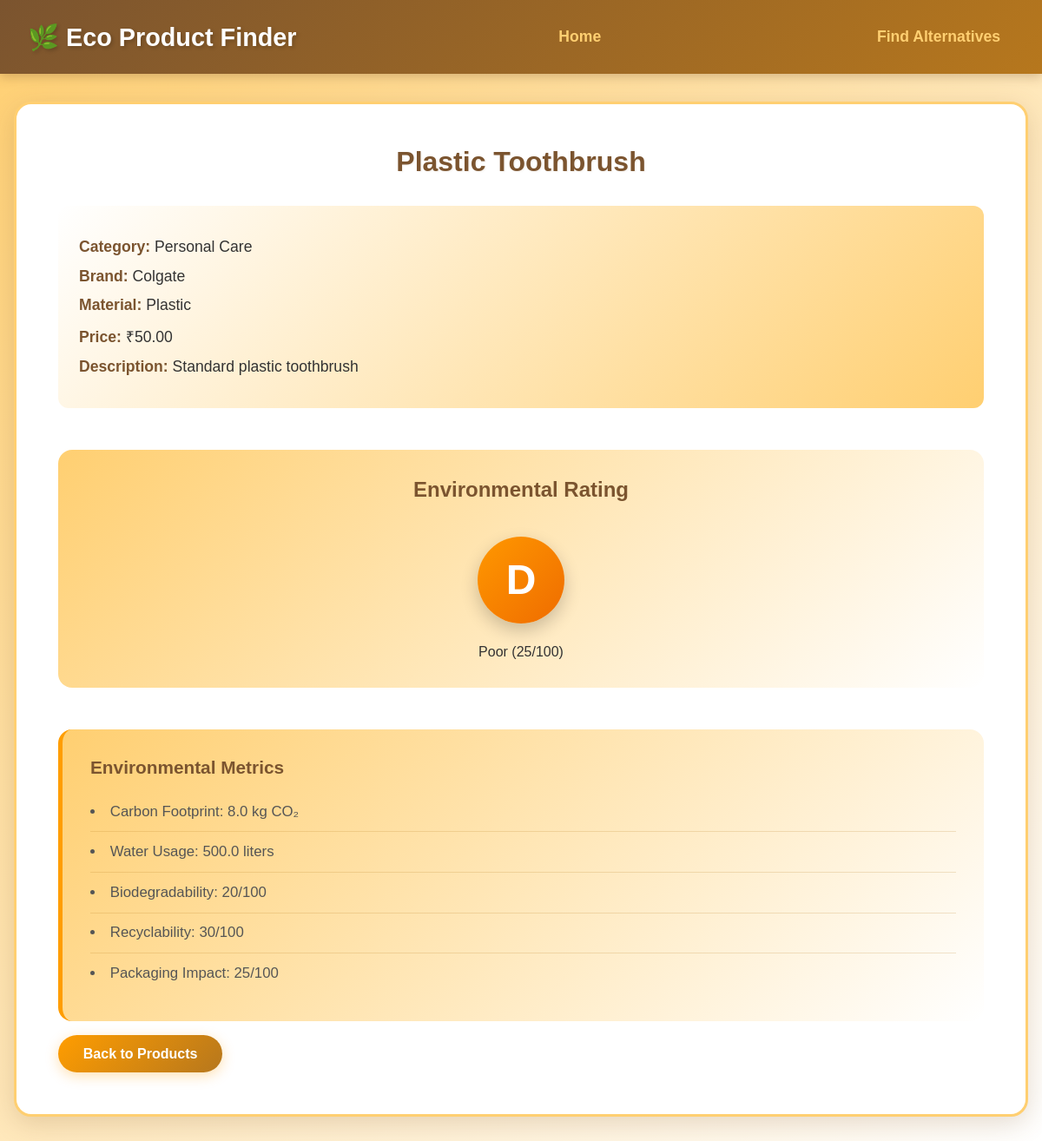
Page /product/1 on the committed database.
### models.py (models this page shows, shortened)
class Product(db.Model):
    id = db.Column(db.Integer, primary_key=True)
    name = db.Column(db.String(200), nullable=False)
    description = db.Column(db.Text)
    category = db.Column(db.String(100), nullable=False)
    material = db.Column(db.String(100))
    is_eco_friendly = db.Column(db.Boolean, default=False)
    price = db.Column(db.Float)
    brand = db.Column(db.String(100))
    eco_score = db.Column(db.Integer, default=0)
    created_at = db.Column(db.DateTime(timezone=True), server_default=func.now())

class EcoMetric(db.Model):
    id = db.Column(db.Integer, primary_key=True)
    product_id = db.Column(db.Integer, db.ForeignKey('product.id'), nullable=False)
    carbon_footprint = db.Column(db.Float, default=0)
    water_usage = db.Column(db.Float, default=0)
    biodegradability_score = db.Column(db.Integer, default=0)
    recyclability_score = db.Column(db.Integer, default=0)
    packaging_impact = db.Column(db.Integer, default=0)
    product = db.relationship('Product', backref=db.backref('eco_metrics', lazy=True))

### app.py (the view)
@app.route('/product/<int:product_id>')
def product(product_id):
    product = Product.query.get_or_404(product_id)
    eco_metric = EcoMetric.query.filter_by(product_id=product_id).first()
    grade, grade_text = get_eco_grade(product.eco_score)
    return render_template('product.html',
                         product=product,
                         eco_metric=eco_metric,
                         grade=grade,
                         grade_text=grade_text)

### eco_calculator.py (called while the page is built)
def get_eco_grade(score):
    if score >= 80:
        return 'A', 'Excellent'
    elif score >= 60:
        return 'B', 'Good'
    elif score >= 40:
        return 'C', 'Fair'
    elif score >= 20:
        return 'D', 'Poor'
    else:
        return 'E', 'Very Poor'

### templates/product.html (shortened to what this page needs)
<!DOCTYPE html>
<html lang="en">
<head>
    <link rel="stylesheet" href="{{ url_for('static', filename='css/style.css') }}">
</head>
<body>
    <nav>
        <h1>🌿 Eco Product Finder</h1>
        <a href="{{ url_for('index') }}">Home</a>
        <a href="{{ url_for('recommend') }}">Find Alternatives</a>
    </nav>
    <div class="container">
        <div class="product-detail">
            <h2>{{ product.name }}</h2>
            <div class="detail-section">
                <p><strong>Category:</strong> {{ product.category }}</p>
                <p><strong>Brand:</strong> {{ product.brand }}</p>
                <p><strong>Material:</strong> {{ product.material }}</p>
                <p><strong>Price:</strong> ₹{{ "%.2f"|format(product.price) }}</p>
                <p><strong>Description:</strong> {{ product.description }}</p>
            </div>
            <div class="eco-grade">
                <h3>Environmental Rating</h3>
                <div class="grade-badge grade-{{ grade }}">{{ grade }}</div>
                <p>{{ grade_text }} ({{ product.eco_score }}/100)</p>
            </div>
            {% if eco_metric %}
            <div class="metrics">
                <h3>Environmental Metrics</h3>
                <ul>
                    <li>Carbon Footprint: {{ eco_metric.carbon_footprint }} kg CO₂</li>
                    <li>Water Usage: {{ eco_metric.water_usage }} liters</li>
                    <li>Biodegradability: {{ eco_metric.biodegradability_score }}/100</li>
                    <li>Recyclability: {{ eco_metric.recyclability_score }}/100</li>
                    <li>Packaging Impact: {{ eco_metric.packaging_impact }}/100</li>
                </ul>
            </div>
            {% endif %}
            <a href="{{ url_for('index') }}" class="btn">Back to Products</a>
        </div>
    </div>
</body>
</html>

### static/css/style.css (style rules this page uses)
* { margin: 0; padding: 0; box-sizing: border-box; }
body { font-family: 'Arial', sans-serif; background: linear-gradient(135deg, #FFCF71 0%, #fff 100%); color: #333; min-height: 100vh; }
nav { background: linear-gradient(135deg, #7B542F 0%, #B6771D 100%); color: white; padding: 1.5rem 2rem; display: flex; justify-content: space-between; align-items: center; box-shadow: 0 4px 12px rgba(123, 84, 47, 0.3); }
nav h1 { font-size: 1.8rem; font-weight: bold; text-shadow: 2px 2px 4px rgba(0,0,0,0.2); }
nav a { color: #FFCF71; text-decoration: none; margin-left: 2rem; font-weight: bold; font-size: 1.1rem; transition: all 0.3s ease; padding: 0.5rem 1rem; border-radius: 8px; }
.container { max-width: 1200px; margin: 2rem auto; padding: 0 1rem; }
h2 { color: #7B542F; margin-bottom: 2rem; font-size: 2rem; text-align: center; text-shadow: 1px 1px 2px rgba(123, 84, 47, 0.1); }
.btn { display: inline-block; background: linear-gradient(135deg, #FF9D00 0%, #B6771D 100%); color: white; padding: 0.8rem 1.8rem; text-decoration: none; border-radius: 25px; margin-top: 1rem; border: none; cursor: pointer; font-size: 1rem; font-weight: bold; transition: all 0.3s ease; box-shadow: 0 4px 15px rgba(255, 157, 0, 0.3); }
.product-detail { background: white; padding: 3rem; border-radius: 20px; box-shadow: 0 8px 30px rgba(123, 84, 47, 0.2); border: 3px solid #FFCF71; }
.detail-section { margin: 2rem 0; background: linear-gradient(135deg, #fff 0%, #FFCF71 100%); padding: 1.5rem; border-radius: 12px; }
.detail-section p { margin: 0.8rem 0; font-size: 1.1rem; }
.detail-section strong { color: #7B542F; font-weight: bold; }
.eco-grade { text-align: center; margin: 3rem 0; padding: 2rem; background: linear-gradient(135deg, #FFCF71 0%, #fff 100%); border-radius: 16px; }
.eco-grade h3 { color: #7B542F; margin-bottom: 1rem; font-size: 1.5rem; }
.grade-badge { display: inline-block; width: 100px; height: 100px; line-height: 100px; border-radius: 50%; font-size: 3rem; font-weight: bold; color: white; margin: 1.5rem 0; box-shadow: 0 8px 20px rgba(0,0,0,0.2); }
.grade-D { background: linear-gradient(135deg, #ff9800 0%, #ef6c00 100%); }
.metrics { background: linear-gradient(135deg, #FFCF71 0%, #fff 100%); padding: 2rem; border-radius: 16px; margin-top: 2rem; border-left: 5px solid #FF9D00; }
.metrics h3 { color: #7B542F; margin-bottom: 1rem; font-size: 1.3rem; }
.metrics ul { list-style-position: inside; }
.metrics li { padding: 0.8rem 0; color: #555; font-size: 1.05rem; border-bottom: 1px solid rgba(182, 119, 29, 0.2); }
.metrics li:last-child { border-bottom: none; }

### rows in the picture
Product: name "Plastic Toothbrush", category "Personal Care", brand "Colgate", material "Plastic", price "50.00", description "Standard plastic toothbrush", eco_score "25"
EcoMetric: carbon_footprint "8.0", water_usage "500.0", biodegradability_score "20", recyclability_score "30", packaging_impact "25"

### other values in the picture
{{ grade }} "D"
{{ grade_text }} "Poor"
